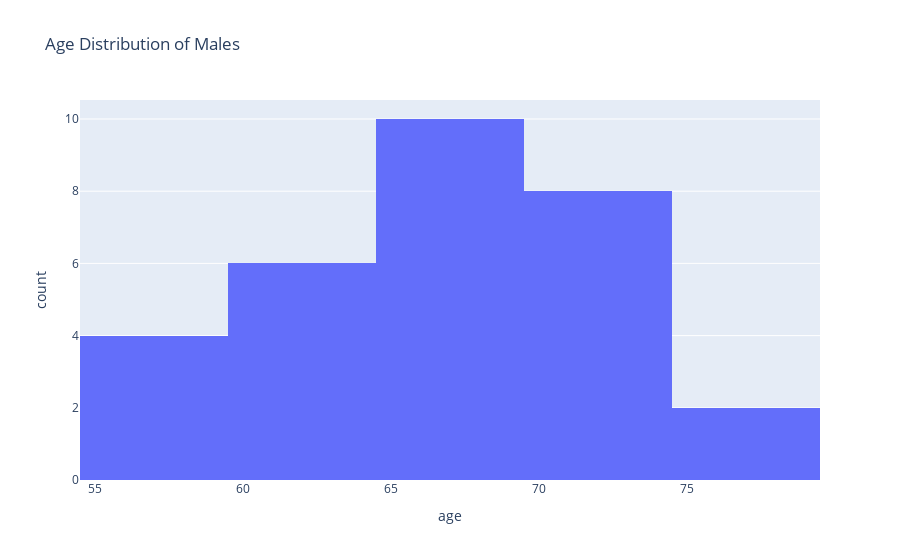

Here is the notebook cell this chart was saved with:
### Code cell
import plotly.express as px

# Filter only male ages
male_ages = has_ad_cleaned[has_ad_cleaned["gender"] == "female"]["age"]

# Create a histogram
fig = px.histogram(male_ages, x="age", nbins=5, title="Age Distribution of Males")
fig.show()

### Figure 1 — Plotly figure (JSON) as saved in the notebook; plotly's stock layout.template omitted (floating-point values rounded to 4 significant figures)
{"data": [{"alignmentgroup": "True", "bingroup": "x", "hovertemplate": "age=%{x}<br>count=%{y}<extra></extra>", "legendgroup": "", "marker": {"color": "#636efa", "pattern": {"shape": ""}}, "name": "", "nbinsx": 5, "offsetgroup": "", "orientation": "v", "showlegend": false, "type": "histogram", "x": [70, 74, 68, 64, 74, 71, 68, 68, 56, 73, 66, 62, 77, 62, 69, 57, 72, 59, 65, 58, 61, 64, 65, 69, 79, 60, 70, 68, 65, 71], "xaxis": "x", "yaxis": "y"}], "layout": {"barmode": "relative", "legend": {"tracegroupgap": 0}, "title": {"text": "Age Distribution of Males"}, "xaxis": {"anchor": "y", "domain": [0, 1], "title": {"text": "age"}}, "yaxis": {"anchor": "x", "domain": [0, 1], "title": {"text": "count"}}}}
